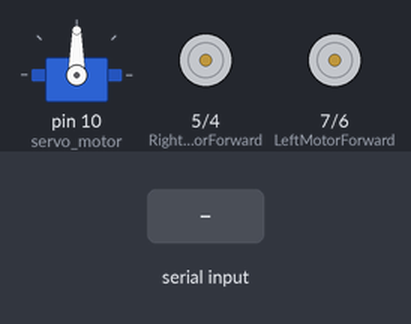
A sketch run on a simulated Arduino Uno, built with avr-gcc and run on an emulated ATmega328P. On the bench: servo, motor-driver pin pairs drawn as motors (green arrow = first pin HIGH = forward, orange = second pin HIGH = backward, longer = more drive). Inputs (shaded band) come from the test bench.

Above: at 1.2 s.
1.3 s: "F" received over Serial
At 1.55 s:
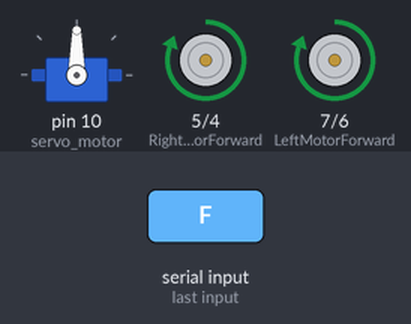
3.3 s: "B" received over Serial
At 3.55 s:
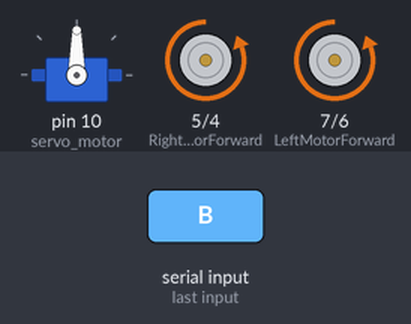
5.3 s: "R" received over Serial
At 5.7 s:
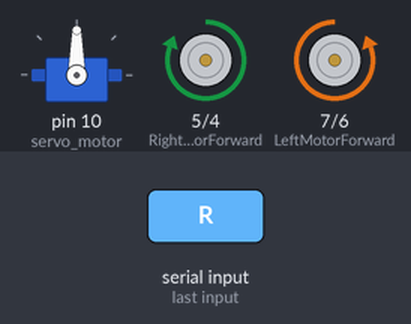
7.3 s: "L" received over Serial
At 7.55 s:
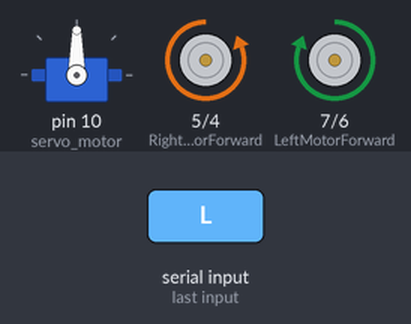
Timing chart, 0 to 10.3 s (numbered marks = the images above; inputs shaded):
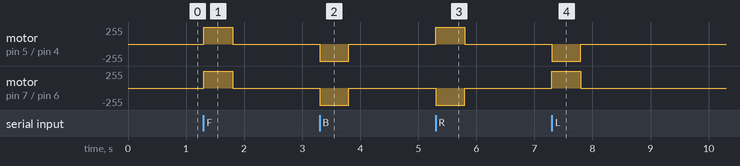

Measured:
- after the input at 1.3 s, motor on pin 5 (RightMotorForward) / pin 4 (RightMotorBackward), motor on pin 7 (LeftMotorForward) / pin 6 (LeftMotorBackward): stopped → forward 255/255 at once, → stopped 0.50 s later
- after the input at 3.3 s, motor on pin 5 (RightMotorForward) / pin 4 (RightMotorBackward), motor on pin 7 (LeftMotorForward) / pin 6 (LeftMotorBackward): stopped → backward 255/255 at once, → stopped 0.50 s later
- after the input at 5.3 s, motor on pin 5 (RightMotorForward) / pin 4 (RightMotorBackward): stopped → forward 255/255 at once, → stopped 0.50 s later; motor on pin 7 (LeftMotorForward) / pin 6 (LeftMotorBackward): stopped → backward 255/255 at once, → stopped 0.50 s later
- after the input at 7.3 s, motor on pin 5 (RightMotorForward) / pin 4 (RightMotorBackward): stopped → backward 255/255 at once, → stopped 0.50 s later; motor on pin 7 (LeftMotorForward) / pin 6 (LeftMotorBackward): stopped → forward 255/255 at once, → stopped 0.50 s later

The sketch:

4MotorDriver_ver2.ino
```cpp
#include <Servo.h>    //Servo motor library. This is standard library //Robot Lk
#include <NewPing.h>  //Ultrasonic sensor function library. You must install this library //Robot Lk
//Robot Lk YouTube Channel-https://www.youtube.com/c/RobotLk
//our L298N control pins
const int LeftMotorForward = 7;
const int LeftMotorBackward = 6;
const int RightMotorForward = 5;
const int RightMotorBackward = 4;

//sensor pins
#define trig_pin A1  //analog input 1
#define echo_pin A2  //analog input 2
//#define LED_PIN 13

//#define maximum_distance 200
boolean loopstop = false;
//int distance = 100;

//NewPing sonar(trig_pin, echo_pin, maximum_distance); //sensor function
Servo servo_motor;  //our servo name
byte val = 0;

//Last time received serial
unsigned long PreviousTime = 0;

// timeout interval for stop automatically (millsec)
const long timeoutInterval = 500;

//Robot Lk
void setup() {
  pinMode(RightMotorForward, OUTPUT);
  pinMode(LeftMotorForward, OUTPUT);
  pinMode(LeftMotorBackward, OUTPUT);
  pinMode(RightMotorBackward, OUTPUT);
  //pinMode(LED_PIN, OUTPUT);
  Serial.begin(9600);
  servo_motor.attach(10);  //our servo pin

  //servo_motor.write(115);
  //delay(2000);
  //distance = readPing();
  //delay(100);
  //distance = readPing();
  //delay(100);
  //distance = readPing();
  //delay(100);
  //distance = readPing();
  //delay(100);
}

void loop() {
  //int distanceRight = 0;
  //int distanceLeft = 0;
  //delay(50);

  if (Serial.available() > 0) {
    val = Serial.read();

    switch (val) {
      case 'F':
        loopstop = false;
        moveForward();
        PreviousTime = millis();
        break;
      case 'B':
        loopstop = false;
        moveBackward();
        PreviousTime = millis();
        break;
      case 'R':
        loopstop = false;
        turnRight();
        PreviousTime = millis();
        break;
      case 'L':
        loopstop = false;
        turnLeft();
        PreviousTime = millis();
        break;
      case 'S':
        moveStop();
        loopstop = true;
        break;
      //default: // When received unknown command
        //moveStop();
        //loopstop = true;
        //break;
    }

    //distance = readPing();

    //int readPing(){
    //  delay(70);
    //  int cm = sonar.ping_cm();
    //  if (cm==0){
    //    cm=250;
    //  }
    //  return cm;
    //}
  }

  // Get current now
  unsigned long CurrentTime = millis();

  if (loopstop == false) {
    if (CurrentTime - PreviousTime >= timeoutInterval) {
      moveStop();
      loopstop = true;
    }
  }
}


void moveStop() {
  digitalWrite(RightMotorForward, LOW);
  digitalWrite(LeftMotorForward, LOW);
  digitalWrite(RightMotorBackward, LOW);
  digitalWrite(LeftMotorBackward, LOW);
}


void moveForward() {
    digitalWrite(LeftMotorForward, HIGH);
    digitalWrite(RightMotorForward, HIGH);
    digitalWrite(LeftMotorBackward, LOW);
    digitalWrite(RightMotorBackward, LOW);
}

void moveBackward() {
  digitalWrite(LeftMotorBackward, HIGH);
  digitalWrite(RightMotorBackward, HIGH);
  digitalWrite(LeftMotorForward, LOW);
  digitalWrite(RightMotorForward, LOW);
}


void turnRight() {
  digitalWrite(LeftMotorBackward, HIGH);
  digitalWrite(RightMotorForward, HIGH);
  digitalWrite(LeftMotorForward, LOW);
  digitalWrite(RightMotorBackward, LOW);
}


void turnLeft() {
  digitalWrite(LeftMotorForward, HIGH);
  digitalWrite(RightMotorBackward, HIGH);
  digitalWrite(LeftMotorBackward, LOW);
  digitalWrite(RightMotorForward, LOW);
}
```
